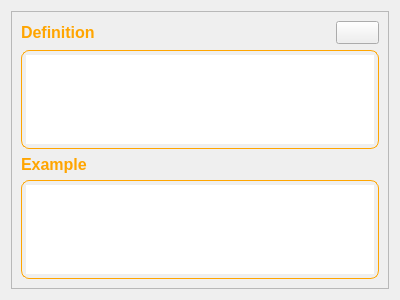
<?xml version="1.0" encoding="UTF-8"?>
<ui version="4.0">
 <class>WordEdit</class>
 <widget class="QWidget" name="WordEdit">
  <property name="geometry">
   <rect>
    <x>0</x>
    <y>0</y>
    <width>400</width>
    <height>300</height>
   </rect>
  </property>
  <property name="windowTitle">
   <string>Form</string>
  </property>
  <layout class="QVBoxLayout" name="verticalLayout">
   <item>
    <widget class="QFrame" name="frame">
     <property name="frameShape">
      <enum>QFrame::StyledPanel</enum>
     </property>
     <property name="frameShadow">
      <enum>QFrame::Raised</enum>
     </property>
     <layout class="QVBoxLayout" name="verticalLayout_2">
      <item>
       <layout class="QHBoxLayout" name="horizontalLayout">
        <item>
         <widget class="QLabel" name="label">
          <property name="font">
           <font>
            <pointsize>12</pointsize>
            <bold>true</bold>
           </font>
          </property>
          <property name="styleSheet">
           <string notr="true">color: orange;</string>
          </property>
          <property name="text">
           <string>Definition</string>
          </property>
         </widget>
        </item>
        <item>
         <widget class="QPushButton" name="deleteBtn">
          <property name="sizePolicy">
           <sizepolicy hsizetype="Fixed" vsizetype="Fixed">
            <horstretch>0</horstretch>
            <verstretch>0</verstretch>
           </sizepolicy>
          </property>
          <property name="font">
           <font>
            <pointsize>10</pointsize>
            <bold>true</bold>
           </font>
          </property>
          <property name="styleSheet">
           <string notr="true">background: none;</string>
          </property>
          <property name="text">
           <string/>
          </property>
          <property name="icon">
           <iconset resource="../resources.qrc">
            <normaloff>:/images/img/delete.svg</normaloff>:/images/img/delete.svg</iconset>
          </property>
          <property name="iconSize">
           <size>
            <width>24</width>
            <height>24</height>
           </size>
          </property>
         </widget>
        </item>
       </layout>
      </item>
      <item>
       <widget class="QTextEdit" name="defEdit">
        <property name="styleSheet">
         <string notr="true">border-radius: 8px;
border: 1px solid orange;
padding: 4px;</string>
        </property>
       </widget>
      </item>
      <item>
       <widget class="QLabel" name="label_2">
        <property name="font">
         <font>
          <pointsize>12</pointsize>
          <bold>true</bold>
         </font>
        </property>
        <property name="styleSheet">
         <string notr="true">color: orange;</string>
        </property>
        <property name="text">
         <string>Example</string>
        </property>
       </widget>
      </item>
      <item>
       <widget class="QTextEdit" name="exampleEdit">
        <property name="styleSheet">
         <string notr="true">border-radius: 8px;
border: 1px solid orange;
padding: 4px;</string>
        </property>
       </widget>
      </item>
     </layout>
    </widget>
   </item>
  </layout>
 </widget>
 <resources>
  <include location="../resources.qrc"/>
 </resources>
 <connections/>
</ui>
